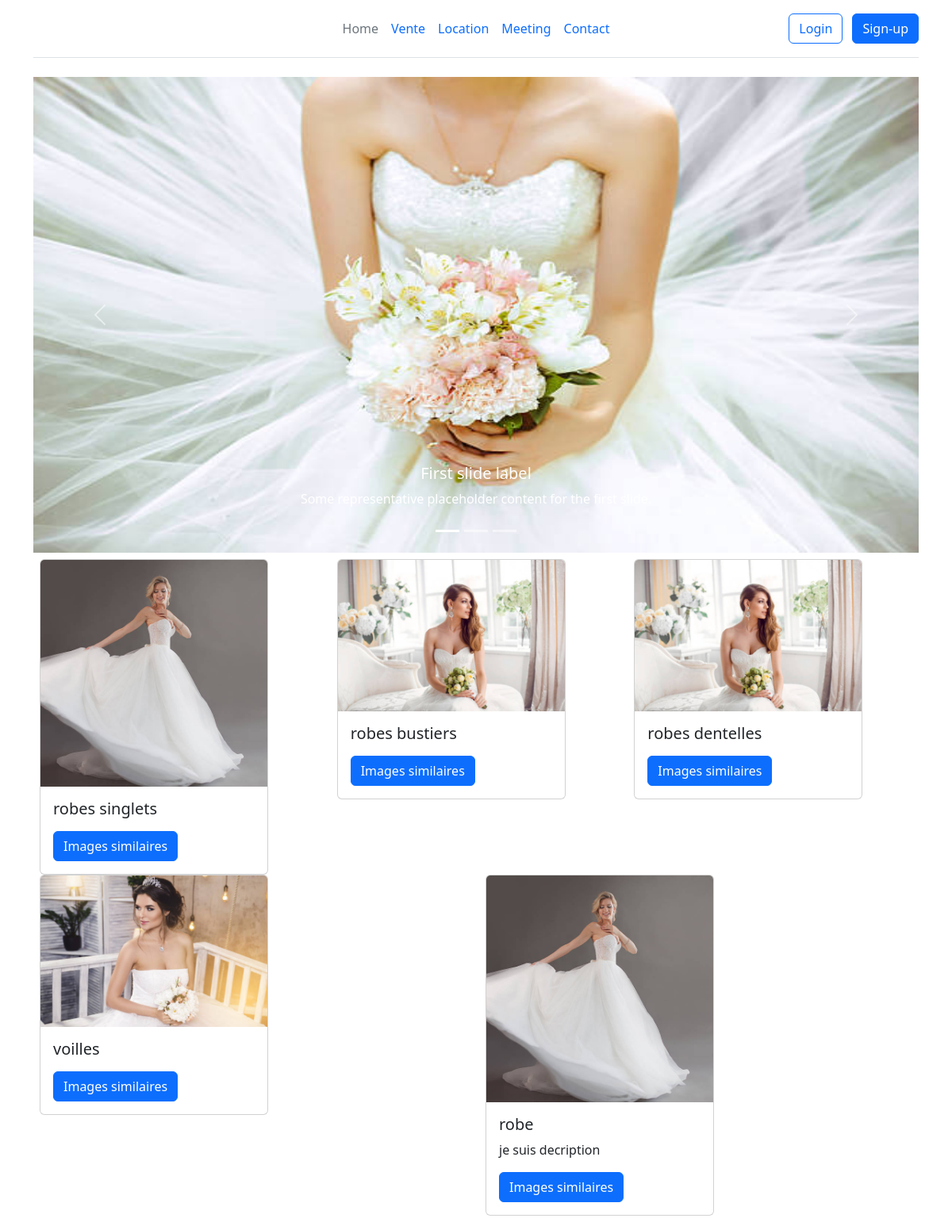
The app's page /, older data.
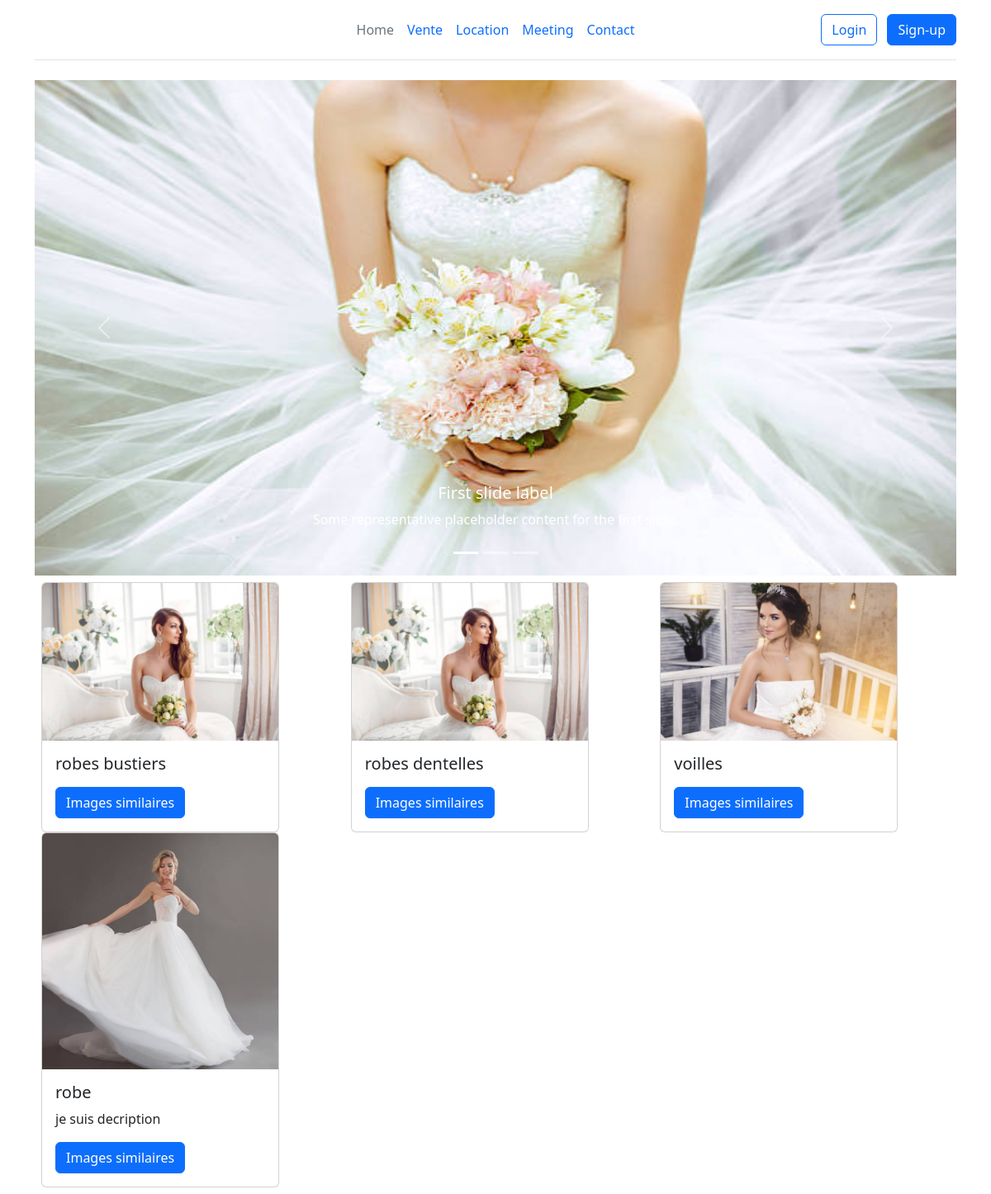
The same page, newer data.
### my_wedding/models.py (models this page shows, shortened)
class Article(models.Model):
    title = models.CharField(max_length=50)
    description = models.TextField(blank=True, null=True)
    images = models.ImageField(default='article/')
    create = models.DateTimeField(auto_now_add=True)
    update = models.DateTimeField(auto_now=True)
    publication = models.BooleanField()

### my_wedding/views.py (the view)
# urls.py: path('', homeView, name = "index" ),
def homeView(request, template_name="wedding/pages/index.html"):
    context = {}
    bonjour = "bonjour tout le monde "
    context['name'] = bonjour
    list_article = Article.objects.all()
    context['article'] = list_article
    return render(request, template_name,context)

### my_wedding/templates/wedding/pages/index.html (shortened to what this page needs)
{% extends 'wedding/partials/base.html' %}
{% load static %}
{% block content %}
<div class="container">
<div id="carouselExampleCaptions" class="carousel slide" data-bs-ride="carousel">
  <div class="carousel-indicators">
    <button type="button" data-bs-target="#carouselExampleCaptions" data-bs-slide-to="0" class="active" aria-current="true" aria-label="Slide 1"></button>
    <button type="button" data-bs-target="#carouselExampleCaptions" data-bs-slide-to="1" aria-label="Slide 2"></button>
    <button type="button" data-bs-target="#carouselExampleCaptions" data-bs-slide-to="2" aria-label="Slide 3"></button>
  </div>
  <div class="carousel-inner">
    <div class="carousel-item active">
      <img src="{% static 'images/slide1.jpg' %}" class="d-block img-width " alt="...">
      <div class="carousel-caption d-none d-md-block">
        <h5>First slide label</h5>
        <p>Some representative placeholder content for the first slide.</p>
      </div>
    </div>
  </div>
  <button class="carousel-control-prev" type="button" data-bs-target="#carouselExampleCaptions" data-bs-slide="prev">
    <span class="carousel-control-prev-icon" aria-hidden="true"></span>
  </button>
  <button class="carousel-control-next" type="button" data-bs-target="#carouselExampleCaptions" data-bs-slide="next">
    <span class="carousel-control-next-icon" aria-hidden="true"></span>
  </button>
</div>
</div>
<div class="container">
<div class="row p-2">
  {% for art in article %}
  <div class="col">
    <div class="card" style="width: 18rem;">
  <img src="{{ art.images.url }}" class="card-img-top" alt="...">
  <div class="card-body">
    <h5 class="card-title">{{art.title}}</h5>
    <p class="card-text">{{art.description}}</p>
    <a href="#" class="btn btn-primary">Images similaires</a>
  </div>
</div>
  </div>
  {% endfor %}
</div>
</div>
{% endblock %}

### my_wedding/templates/wedding/partials/base.html (shortened to what this page needs)
<!DOCTYPE html>
{% load static %}
<html lang="en">
<head>
    <link rel="stylesheet" href="{% static 'wedding/css/bootstrap.min.css' %}">
    <link rel="stylesheet" href="{% static 'wedding/css/my_styles.css' %}">
</head>
<body>
{% include 'wedding/partials/header.html'%}
{% block content %}
{% endblock %}
</body>
</html>

### my_wedding/templates/wedding/partials/header.html
<div class="container">
    <header class="d-flex flex-wrap align-items-center justify-content-center justify-content-md-between py-3 mb-4 border-bottom">
      <div class="col-md-3 mb-2 mb-md-0">
        <a href="/" class="d-inline-flex link-body-emphasis text-decoration-none">
          <svg class="bi" width="40" height="32" role="img" aria-label="Bootstrap"><use xlink:href="#bootstrap"/></svg>
        </a>
      </div>
      <ul class="nav col-12 col-md-auto mb-2 justify-content-center mb-md-0">
        <li><a href="/" class="nav-link px-2 link-secondary">Home</a></li>
        <li><a href="{% url 'vente' %}" class="nav-link px-2">Vente</a></li>
        <li><a href="{% url 'location' %}" class="nav-link px-2">Location</a></li>
        <li><a href="{% url 'meeting' %}" class="nav-link px-2">Meeting</a></li>
        <li><a href="{% url 'contact' %}" class="nav-link px-2">Contact</a></li>
      </ul>
      <div class="col-md-3 text-end">
        <button type="button" class="btn btn-outline-primary me-2">Login</button>
        <button type="button" class="btn btn-primary">Sign-up</button>
      </div>
    </header>
  </div>

### my_wedding/static/wedding/css/my_styles.css (style rules this page uses)
.img-width { height: 600px; width: 100%; }

Row changes from the older to the newer data that the page shows:
removed Article: images (picture), title "robes singlets"
